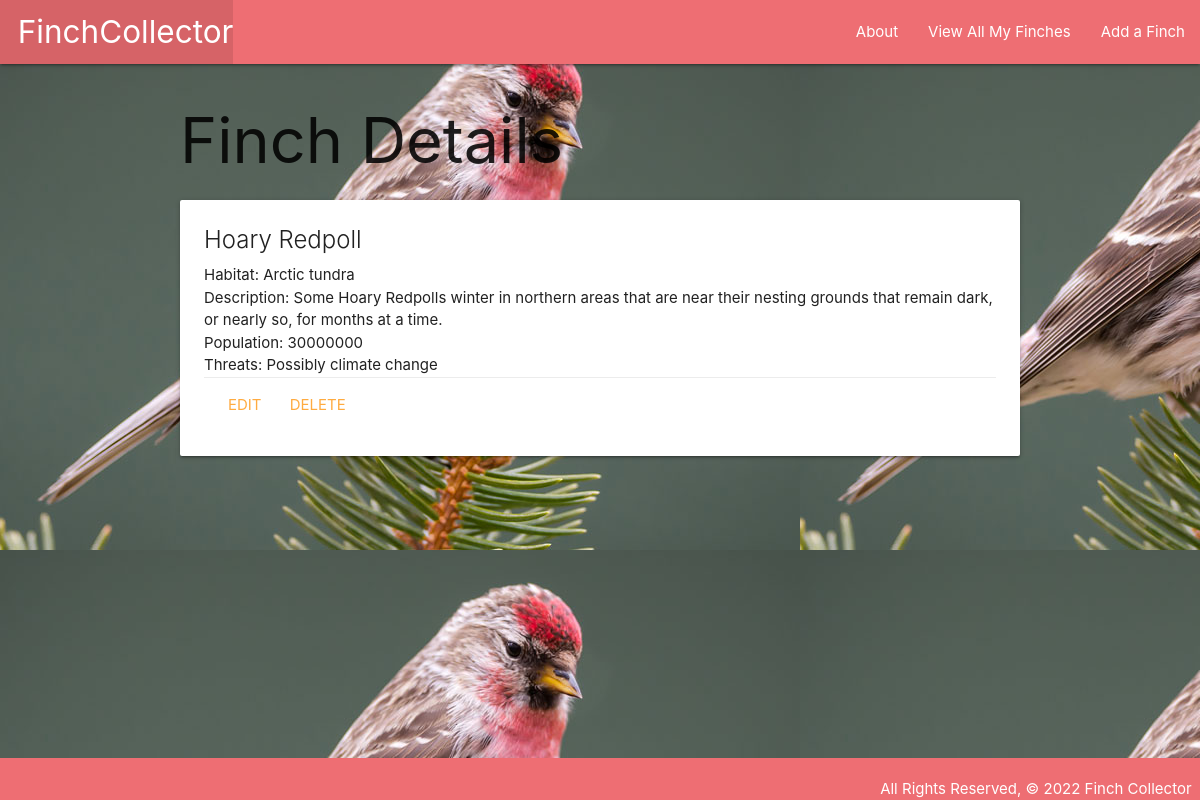
The page /finch/4/ on the database its author committed.
### main_app/models.py (models this page shows, shortened)
class Finch(models.Model):
    name = models.CharField(max_length=100)
    habitat = models.CharField(max_length=100)
    description = models.TextField(max_length=250)
    population = models.IntegerField()
    threats = models.CharField(max_length=100)

### main_app/views.py (the view)
# urls.py: path('finch/<int:finch_id>/', views.finch_detail, name='detail'),
def finch_detail(request, finch_id):
    finch = Finch.objects.get(id=finch_id)
    return render(request, 'finch/detail.html', { 'finch': finch })

### main_app/templates/finch/detail.html
{% extends 'base.html' %} {% block content %}
<h1>Finch Details</h1>
<div class="card">
        <div class="card-content">
            <span class="card-title">{{ finch.name }}</span>
            <p>Habitat: {{ finch.habitat }}</p>
            <p>Description: {{ finch.description }}</p>
            <p>Population: {{ finch.population }}</p>
            <p>Threats: {{ finch.threats }}</p>
            <div class="card-action">
                <a href="{% url 'finch_update' finch.id %}">Edit</a>
                <a href="{% url 'finch_delete' finch.id %}">Delete</a>
            </div>
        </div>
</div>
{% endblock %}

### main_app/static/css/style.css (style rules this page uses)
* { box-sizing: border-box; margin: 0; }
body { background-color: lightblue; display: flex; min-height: 100vh; flex-direction: column; background-image: url(../img/Common-Redpoll.jpeg); }

### rows shown on the page
Finch: name "Hoary Redpoll", habitat "Arctic tundra", description "Some Hoary Redpolls winter in northern areas that are near their nesting grounds that remain dark, or nearly so, for months at a time.", population "30000000", threats "Possibly climate change"
